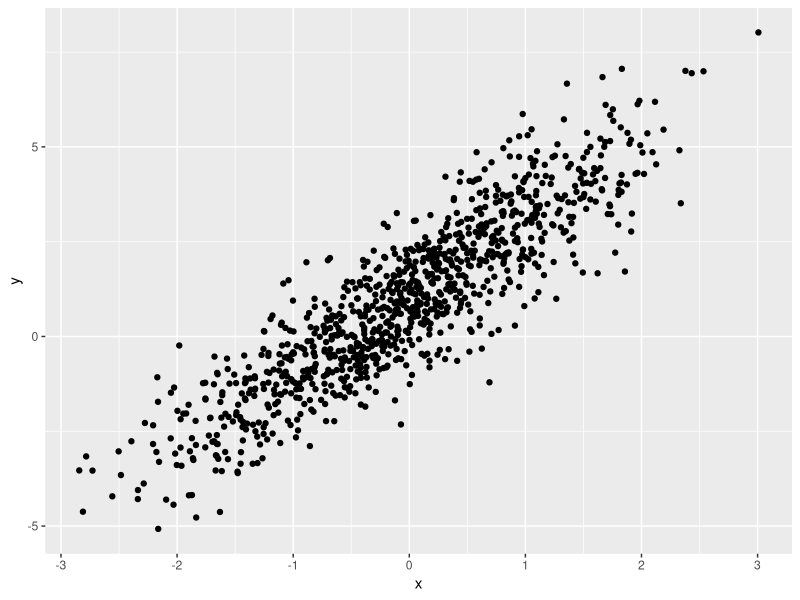

Write the R code that produced this figure.
## ---- chunk 1
library(tidyverse)
## ---- chunk 2
samp = rnorm(100)
length(samp)
## ---- chunk 3
plot_df=
  tibble(
    x=rnorm(n=1000),
    y=1+2*x+rnorm(n=1000)
  )

ggplot(plot_df,aes(x=x,y=y))+geom_point()
